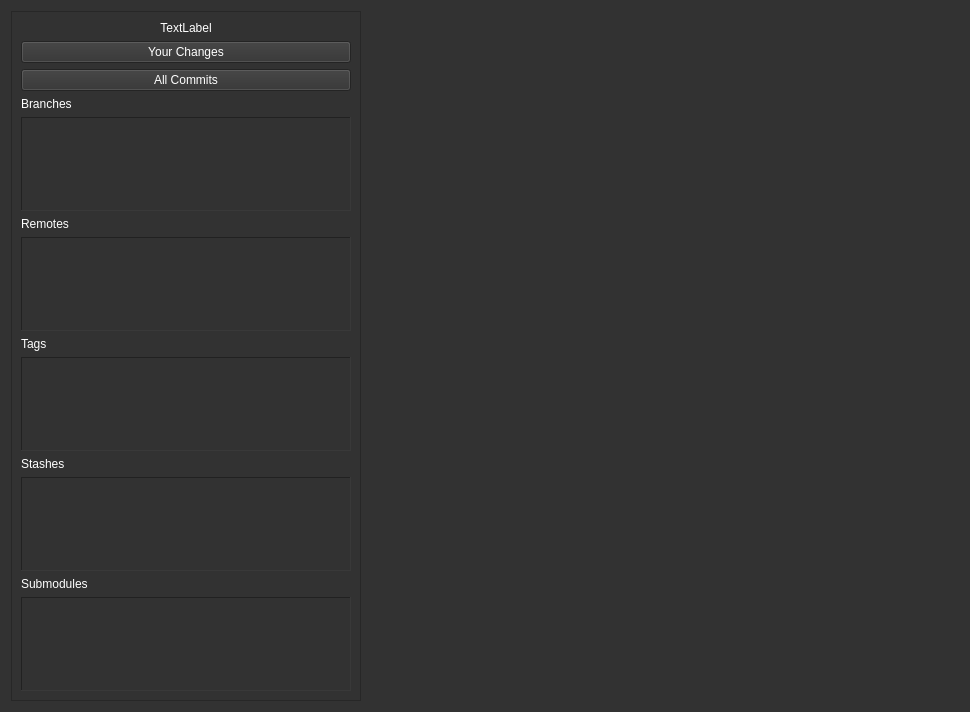
<?xml version="1.0" encoding="UTF-8"?>
<ui version="4.0">
 <class>RepoViewerWidget</class>
 <widget class="QWidget" name="RepoViewerWidget">
  <property name="geometry">
   <rect>
    <x>0</x>
    <y>0</y>
    <width>970</width>
    <height>712</height>
   </rect>
  </property>
  <property name="windowTitle">
   <string>Form</string>
  </property>
  <property name="styleSheet">
   <string notr="true">background-color: rgb(50, 50, 50);
color: rgb(255, 255, 255);</string>
  </property>
  <layout class="QHBoxLayout" name="horizontalLayout">
   <item>
    <widget class="QFrame" name="left">
     <property name="minimumSize">
      <size>
       <width>200</width>
       <height>500</height>
      </size>
     </property>
     <property name="maximumSize">
      <size>
       <width>350</width>
       <height>16777215</height>
      </size>
     </property>
     <property name="styleSheet">
      <string notr="true">font: 8pt &quot;Noto Mono&quot;;</string>
     </property>
     <property name="frameShape">
      <enum>QFrame::StyledPanel</enum>
     </property>
     <property name="frameShadow">
      <enum>QFrame::Raised</enum>
     </property>
     <layout class="QVBoxLayout" name="verticalLayout_3">
      <item>
       <layout class="QVBoxLayout" name="verticalLayout">
        <item>
         <widget class="QLabel" name="lblRepoName">
          <property name="text">
           <string>TextLabel</string>
          </property>
          <property name="alignment">
           <set>Qt::AlignCenter</set>
          </property>
         </widget>
        </item>
        <item>
         <widget class="QPushButton" name="btnYourChanges">
          <property name="text">
           <string>Your Changes</string>
          </property>
         </widget>
        </item>
        <item>
         <widget class="QPushButton" name="btnAllCommits">
          <property name="text">
           <string>All Commits</string>
          </property>
         </widget>
        </item>
       </layout>
      </item>
      <item>
       <layout class="QVBoxLayout" name="verticalLayout_2">
        <item>
         <widget class="QLabel" name="lblBranches">
          <property name="text">
           <string>Branches</string>
          </property>
         </widget>
        </item>
        <item>
         <widget class="QScrollArea" name="scrollAreaBranches">
          <property name="frameShape">
           <enum>QFrame::Panel</enum>
          </property>
          <property name="widgetResizable">
           <bool>true</bool>
          </property>
          <widget class="QWidget" name="scrollAreaBranchesContent">
           <property name="geometry">
            <rect>
             <x>0</x>
             <y>0</y>
             <width>326</width>
             <height>94</height>
            </rect>
           </property>
          </widget>
         </widget>
        </item>
        <item>
         <widget class="QLabel" name="lblRemotes">
          <property name="text">
           <string>Remotes</string>
          </property>
         </widget>
        </item>
        <item>
         <widget class="QScrollArea" name="scrollAreaRemotes">
          <property name="frameShape">
           <enum>QFrame::Panel</enum>
          </property>
          <property name="widgetResizable">
           <bool>true</bool>
          </property>
          <widget class="QWidget" name="scrollAreaRemotesContent">
           <property name="geometry">
            <rect>
             <x>0</x>
             <y>0</y>
             <width>326</width>
             <height>93</height>
            </rect>
           </property>
          </widget>
         </widget>
        </item>
        <item>
         <widget class="QLabel" name="lblTags">
          <property name="text">
           <string>Tags</string>
          </property>
         </widget>
        </item>
        <item>
         <widget class="QScrollArea" name="scrollAreaTags">
          <property name="frameShape">
           <enum>QFrame::Panel</enum>
          </property>
          <property name="widgetResizable">
           <bool>true</bool>
          </property>
          <widget class="QWidget" name="scrollAreaTagsContent">
           <property name="geometry">
            <rect>
             <x>0</x>
             <y>0</y>
             <width>326</width>
             <height>94</height>
            </rect>
           </property>
          </widget>
         </widget>
        </item>
        <item>
         <widget class="QLabel" name="lblStashes">
          <property name="text">
           <string>Stashes</string>
          </property>
         </widget>
        </item>
        <item>
         <widget class="QScrollArea" name="scrollAreaStashes">
          <property name="frameShape">
           <enum>QFrame::Panel</enum>
          </property>
          <property name="widgetResizable">
           <bool>true</bool>
          </property>
          <widget class="QWidget" name="scrollAreaStashesContent">
           <property name="geometry">
            <rect>
             <x>0</x>
             <y>0</y>
             <width>326</width>
             <height>93</height>
            </rect>
           </property>
          </widget>
         </widget>
        </item>
        <item>
         <widget class="QLabel" name="lblSubmodules">
          <property name="text">
           <string>Submodules</string>
          </property>
         </widget>
        </item>
        <item>
         <widget class="QScrollArea" name="scrollAreaSubmodules">
          <property name="frameShape">
           <enum>QFrame::Panel</enum>
          </property>
          <property name="frameShadow">
           <enum>QFrame::Sunken</enum>
          </property>
          <property name="widgetResizable">
           <bool>true</bool>
          </property>
          <widget class="QWidget" name="scrollAreaSubmodulesContent">
           <property name="geometry">
            <rect>
             <x>0</x>
             <y>0</y>
             <width>326</width>
             <height>94</height>
            </rect>
           </property>
          </widget>
         </widget>
        </item>
       </layout>
      </item>
     </layout>
    </widget>
   </item>
   <item>
    <widget class="QWidget" name="right" native="true">
     <property name="enabled">
      <bool>true</bool>
     </property>
     <property name="minimumSize">
      <size>
       <width>500</width>
       <height>500</height>
      </size>
     </property>
    </widget>
   </item>
  </layout>
 </widget>
 <resources/>
 <connections/>
</ui>
